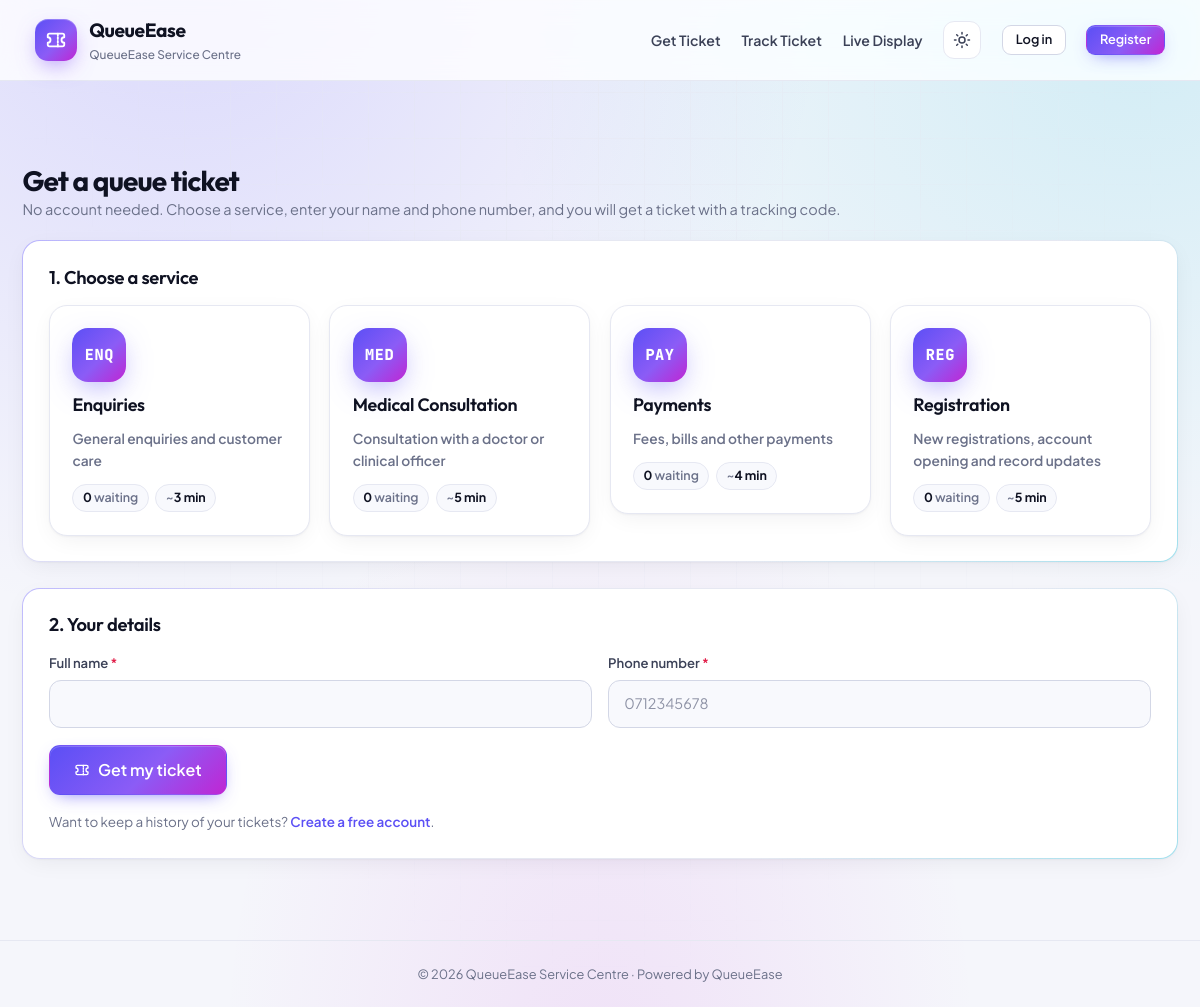
The app's page /queue/guest_ticket.php with its own data.
### tables this page shows
CREATE TABLE services (
    id                   INT UNSIGNED NOT NULL AUTO_INCREMENT,
    name                 VARCHAR(100) NOT NULL,
    prefix               VARCHAR(5)   NOT NULL,
    description          VARCHAR(255) DEFAULT NULL,
    avg_service_minutes  SMALLINT UNSIGNED NOT NULL DEFAULT 5,
    is_active            TINYINT(1)   NOT NULL DEFAULT 1,
    created_at           TIMESTAMP    NOT NULL DEFAULT CURRENT_TIMESTAMP,
    updated_at           TIMESTAMP    NOT NULL DEFAULT CURRENT_TIMESTAMP ON UPDATE CURRENT_TIMESTAMP,
    PRIMARY KEY (id),
    UNIQUE KEY uq_services_name (name),
    UNIQUE KEY uq_services_prefix (prefix)
);

### includes/queue_functions.php (called while the page is built, shortened)
<?php
function service_avg_minutes(PDO $pdo, int $serviceId): float
{
    $stmt = $pdo->prepare(
        "SELECT AVG(TIMESTAMPDIFF(SECOND, service_started_at, completed_at)) / 60
           FROM queue_tickets
          WHERE service_id = ? AND status = 'served' AND ticket_date = CURDATE()
            AND service_started_at IS NOT NULL AND completed_at IS NOT NULL"
    );
    $stmt->execute([$serviceId]);
    $avg = $stmt->fetchColumn();
    $stmt = $pdo->prepare('SELECT avg_service_minutes FROM services WHERE id = ?');
    $stmt->execute([$serviceId]);
    return (float) ($stmt->fetchColumn() ?: 5);
}
function get_services_overview(PDO $pdo): array
{
    $services = $pdo->query(
        "SELECT s.*,
                (SELECT COUNT(*) FROM queue_tickets t
                  WHERE t.service_id = s.id AND t.ticket_date = CURDATE() AND t.status = 'waiting') AS waiting_count,
                (SELECT COUNT(*) FROM counters c WHERE c.service_id = s.id AND c.is_active = 1) AS open_counters
           FROM services s
          WHERE s.is_active = 1
          ORDER BY s.name"
    )->fetchAll();
    foreach ($services as &$service) {
        $avg = service_avg_minutes($pdo, (int) $service['id']);
        $counters = max(1, (int) $service['open_counters']);
    }
    return $services;
}

### includes/functions.php (called while the page is built, shortened)
<?php
function e($value): string
{
    return htmlspecialchars((string) ($value ?? ''), ENT_QUOTES, 'UTF-8');
}
function url(string $path = ''): string
{
    return BASE_URL . '/' . ltrim($path, '/');
}
function old(string $key, string $default = ''): string
{
    return e($_POST[$key] ?? $default);
}
function format_minutes($minutes): string
{
    $minutes = (float) $minutes;
    $minutes = (int) round($minutes);
    if ($minutes < 60) {
        return $minutes . ' min';
    }
    return intdiv($minutes, 60) . ' h ' . ($minutes % 60) . ' min';
}
function invalid(array $errors, string $key): string
{
    return isset($errors[$key]) ? ' is-invalid' : '';
}

### queue/guest_ticket.php (the view, shortened to what this page needs)
<?php
$pdo = db();
$errors   = [];
$services = get_services_overview($pdo);
require __DIR__ . '/../includes/public_header.php';
?>
<div class="section-title mt-0">
    <div>
        <h2>Get a queue ticket</h2>
        <p class="muted mb-0">No account needed. Choose a service, enter your name and phone number, and you will get a ticket with a tracking code.</p>
    </div>
</div>
<form method="post" novalidate>
    <div class="card">
        <h3 class="mb-2">1. Choose a service</h3>
        <div class="service-grid">
            <?php foreach ($services as $service): ?>
                <label class="service-option">
                    <div class="service-card">
                        <span class="service-prefix"><?= e($service['prefix']) ?></span>
                        <h3><?= e($service['name']) ?></h3>
                        <p><?= e($service['description']) ?></p>
                        <div class="service-meta">
                            <span><strong><?= (int) $service['waiting_count'] ?></strong> waiting</span>
                            <span>~<strong><?= e(format_minutes($service['estimated_wait'])) ?></strong></span>
                        </div>
                    </div>
                </label>
            <?php endforeach; ?>
        </div>
    </div>
    <div class="card">
        <h3 class="mb-2">2. Your details</h3>
        <div class="form-row">
            <div class="form-group">
                <label for="full_name">Full name <span class="req">*</span></label>
                <input type="text" id="full_name" name="full_name" class="form-control<?= invalid($errors, 'full_name') ?>" value="<?= old('full_name') ?>" maxlength="100" required>
            </div>
            <div class="form-group">
                <label for="phone">Phone number <span class="req">*</span></label>
                <input type="tel" id="phone" name="phone" class="form-control<?= invalid($errors, 'phone') ?>" value="<?= old('phone') ?>" maxlength="16" placeholder="0712345678" required>
            </div>
        </div>
        <button type="submit" class="btn btn-primary btn-lg"><?= icon('ticket') ?> Get my ticket</button>
        <p class="small muted mt-2 mb-0">Want to keep a history of your tickets? <a href="<?= url('register.php') ?>">Create a free account</a>.</p>
    </div>
</form>
<?php require __DIR__ . '/../includes/public_footer.php'; ?>

### assets/css/print.css (style rules this page uses)
body { background: #fff !important; color: #000; font-size: 12px; }
.sidebar, .topbar, .app-footer, .public-nav, .public-footer, .no-print, .filter-bar, .btn, .pagination, .alert, .sidebar-backdrop { display: none !important; }
.card, .stat-card, .ticket-card { box-shadow: none !important; border: 1px solid #999 !important; break-inside: avoid; }
a { color: #000; text-decoration: none; }

### records on screen
services: prefix "ENQ", name "Enquiries", description "General enquiries and customer care", waiting_count "0", avg_service_minutes "3 min"
services: prefix "MED", name "Medical Consultation", description "Consultation with a doctor or clinical officer", waiting_count "0", estimated_wait "5 min"
services: prefix "PAY", name "Payments", description "Fees, bills and other payments", waiting_count "0", avg_service_minutes "4 min"
services: prefix "REG", name "Registration", description "New registrations, account opening and record updates", waiting_count "0", avg_service_minutes "5 min"

### other values on screen
APP_NAME "QueueEase"
INSTITUTION_NAME "QueueEase Service Centre"
